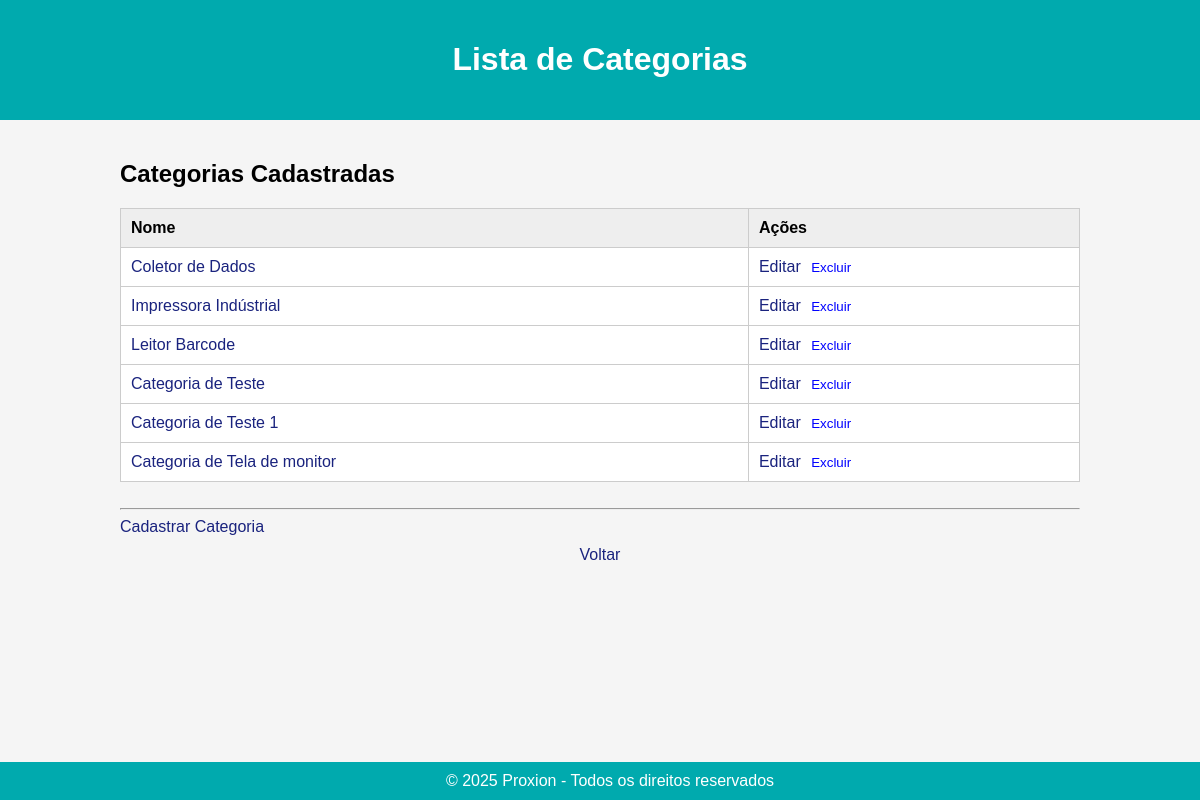
Page /equipamentos/categorias/ on the committed database.
### equipamentos/models.py (models this page shows, shortened)
class CategoriaEquipamento(models.Model):
    nome = models.CharField(max_length=100, unique=True)
    parametros = models.ManyToManyField(ParametroEquipamento, blank=True)

### equipamentos/views.py (the view)
# urls.py: path('categorias/', views.listar_categorias, name='listar_categorias'),
def listar_categorias(request):
    categorias = CategoriaEquipamento.objects.all()
    return render(request, 'categorias/listar_categorias.html', {'categorias': categorias})

### equipamentos/templates/categorias/listar_categorias.html (shortened to what this page needs)
{% extends 'base.html' %}
{% block header %}
    <h1>Lista de Categorias</h1>
{% endblock %}
{% block content %}
<h2>Categorias Cadastradas</h2>
<table border="1" cellspacing="0" cellpadding="8">
    <thead>
        <tr>
            <th>Nome</th>
            <th>Ações</th>
        </tr>
    </thead>
    <tbody>
        {% for categoria in categorias %}
        <tr>
            <td>
                <a href="{% url 'equipamentos:detalhes_categoria' categoria.id %}">
                    {{ categoria.nome }}
                </a>
            </td>
            <td>
                <a href="{% url 'equipamentos:editar_categoria' categoria.id %}">Editar</a>
                <form method="POST" action="{% url 'equipamentos:excluir_categoria' categoria.id %}" style="display:inline;" onsubmit="return confirm('Tem certeza que deseja excluir esta categoria?');">
                    <button type="submit" style="background:none;border:none;color:blue;cursor:pointer;">Excluir</button>
                </form>
            </td>
        </tr>
        {% empty %}
        <tr>
            <td colspan="3">Nenhuma categoria cadastrada.</td>
        </tr>
        {% endfor %}
    </tbody>
</table>
<br><hr>
<div>
    <a href="{% url 'equipamentos:cadastrar_categoria' %}" class="btn btn-primary mb-3">Cadastrar Categoria</a>
    <a href="{% url 'core:dashboard' %}" style="display:block; text-align:center; margin-top:10px;">Voltar</a>
</div>
{% endblock %}

### static/css/style.css (style rules this page uses)
body { font-family: Arial, sans-serif; background-color: #f5f5f5; margin: 0; padding: 0; }
table { width: 100%; background-color: white; border-collapse: collapse; }
th, td { border: 1px solid #ccc; padding: 10px; text-align: left; }
th { background-color: #eee; }
a { color: #1a237e; text-decoration: none; }

### rows in the picture
CategoriaEquipamento: nome "Coletor de Dados"
CategoriaEquipamento: nome "Impressora Indústrial"
CategoriaEquipamento: nome "Leitor Barcode"
CategoriaEquipamento: nome "Categoria de Teste"
CategoriaEquipamento: nome "Categoria de Teste 1"
CategoriaEquipamento: nome "Categoria de Tela de monitor"

### other values in the picture
{{ now|default:"2025" }} "2025"
